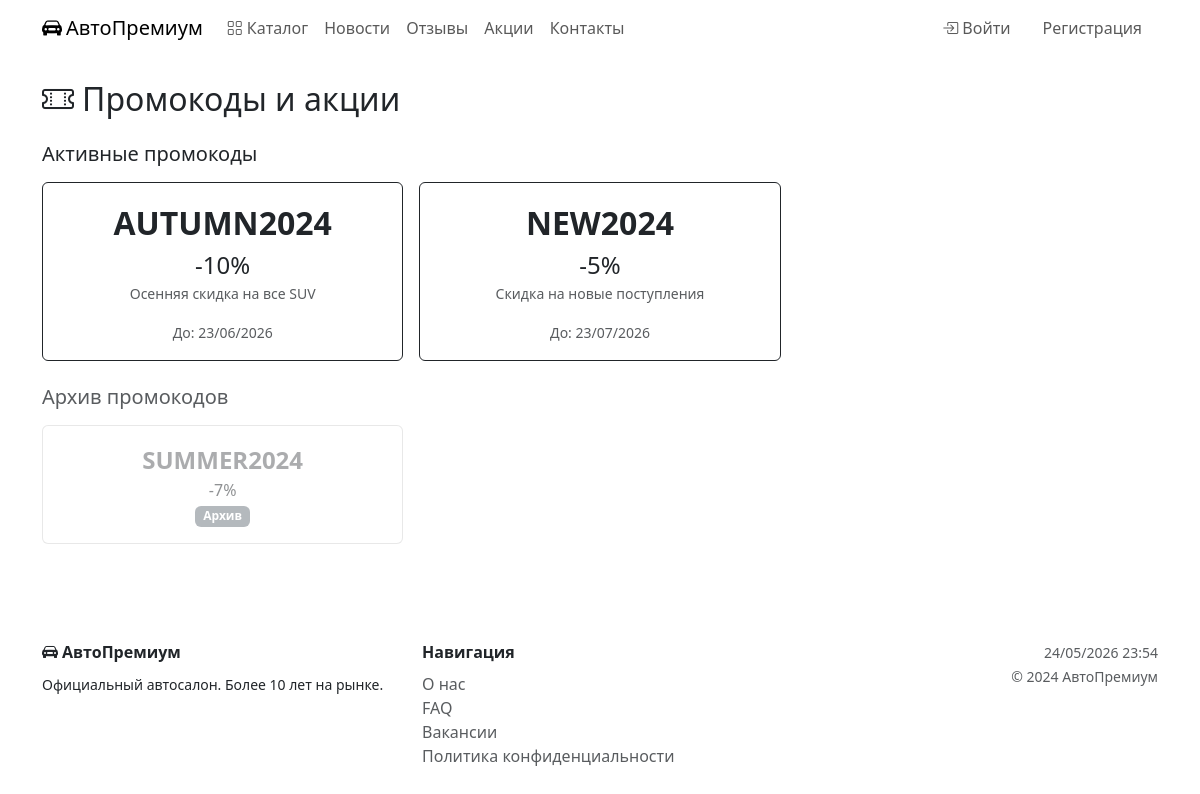
/promos/, run on an earlier commit of the app's database.
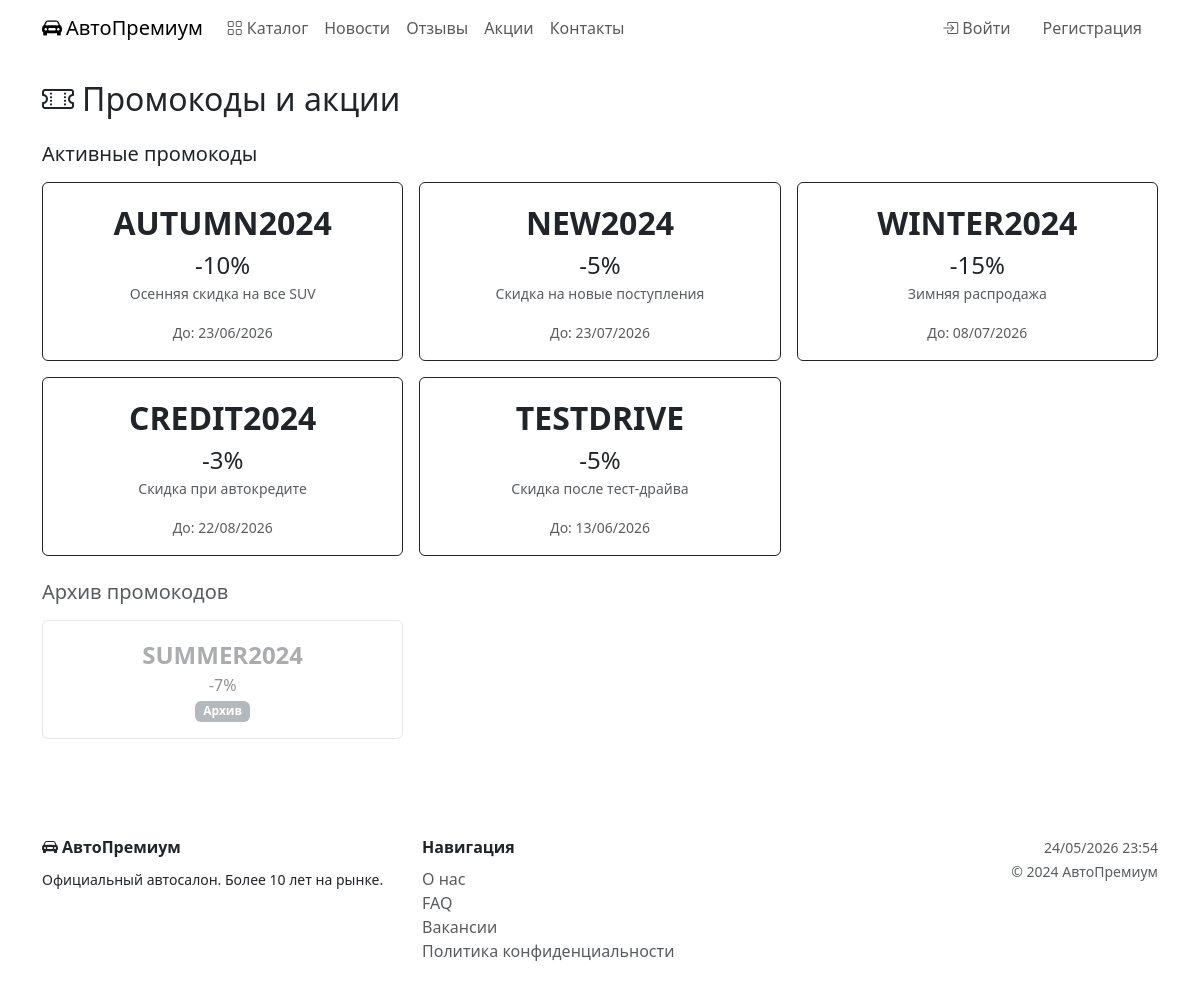
And on a later commit of the database.
### catalog/models.py (models this page shows, shortened)
class Promo(models.Model):
    STATUS_CHOICES = [('active', 'Активен'), ('archived', 'Архив')]
    code = models.CharField('Код', max_length=50, unique=True)
    discount_percent = models.PositiveSmallIntegerField('Скидка (%)')
    description = models.CharField('Описание', max_length=255, blank=True)
    valid_until = models.DateField('Действует до', null=True, blank=True)
    status = models.CharField('Статус', max_length=10, choices=STATUS_CHOICES, default='active')
    class Meta:
        verbose_name = 'Промокод'
        verbose_name_plural = 'Промокоды'

### catalog/views.py (the view)
# urls.py: path('promos/', views.promos, name='promos'),
def promos(request):
    return render(request, 'catalog/promos.html', {
        'active':   Promo.objects.filter(status='active'),
        'archived': Promo.objects.filter(status='archived'),
    })

### templates/catalog/promos.html
{% extends 'base.html' %}{% block title %}Акции и промокоды — АвтоПремиум{% endblock %}{% block content %}
<h2 class="text-gold mb-4"><i class="bi bi-ticket-perforated me-2"></i>Промокоды и акции</h2>
<h5 class="text-gold mb-3">Активные промокоды</h5>
<div class="row g-3 mb-4">
{% for promo in active %}
<div class="col-md-4">
  <div class="card border" style="border-color:var(--primary) !important;">
    <div class="card-body text-center">
      <div class="fs-2 fw-bold text-gold">{{ promo.code }}</div>
      <div class="fs-4">-{{ promo.discount_percent }}%</div>
      <p class="text-muted small">{{ promo.description }}</p>
      {% if promo.valid_until %}<small class="text-muted">До: {{ promo.valid_until|date:"d/m/Y" }}</small>{% endif %}
    </div>
  </div>
</div>
{% empty %}<div class="col-12 text-muted">Активных промокодов нет.</div>{% endfor %}
</div>
<h5 class="text-muted mb-3">Архив промокодов</h5>
<div class="row g-3">
{% for promo in archived %}
<div class="col-md-4">
  <div class="card opacity-50">
    <div class="card-body text-center">
      <div class="fs-4 fw-bold text-muted">{{ promo.code }}</div>
      <div>-{{ promo.discount_percent }}%</div>
      <span class="badge bg-secondary">Архив</span>
    </div>
  </div>
</div>
{% empty %}<div class="col-12 text-muted">Архив пуст.</div>{% endfor %}
</div>{% endblock %}

What changed in the data, as far as the page shows it:
added Promo: code "WINTER2024", discount_percent "15", description "Зимняя распродажа", valid_until "08/07/2026", shown under "Активные промокоды"
added Promo: code "CREDIT2024", discount_percent "3", description "Скидка при автокредите", valid_until "22/08/2026", shown under "Активные промокоды"
added Promo: code "TESTDRIVE", discount_percent "5", description "Скидка после тест-драйва", valid_until "13/06/2026", shown under "Активные промокоды"
